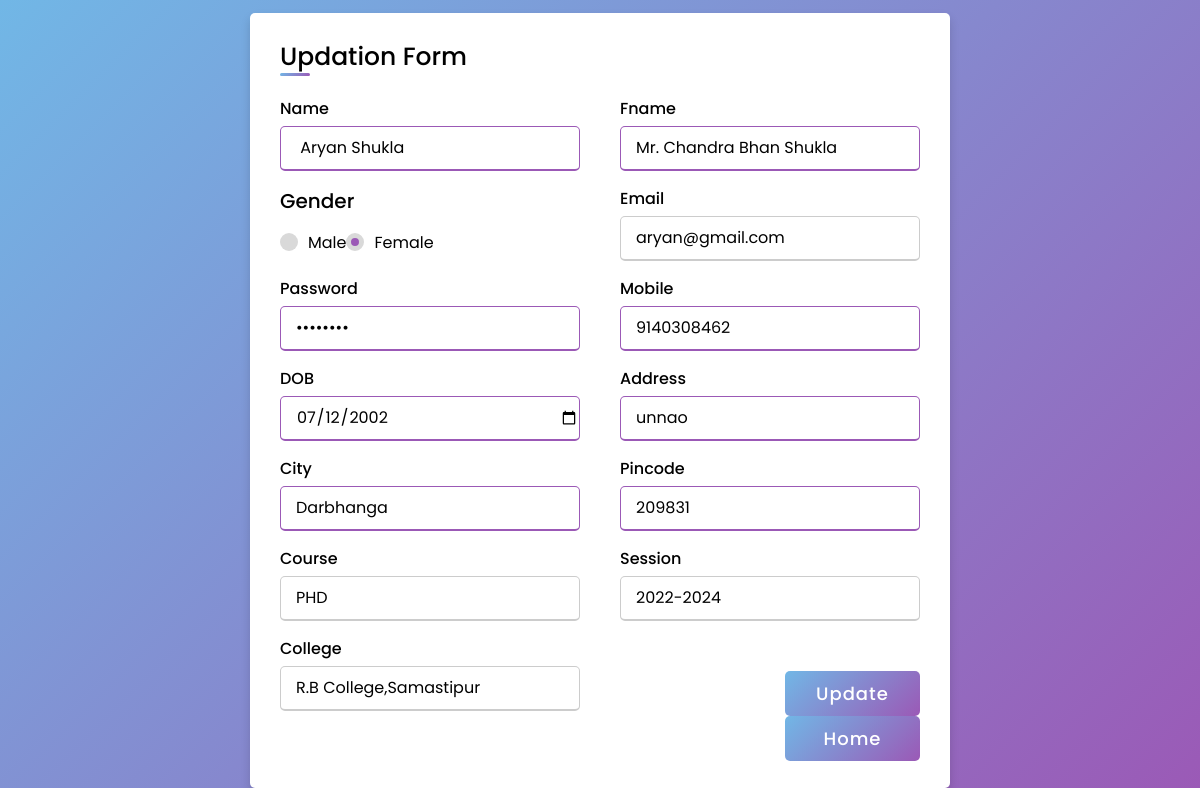
Page /update.php (signed in) on the committed database.
### tables this page shows
CREATE TABLE IF NOT EXISTS `tbl_user` (
  `uid` int NOT NULL AUTO_INCREMENT,
  `name` varchar(60) NOT NULL,
  `fname` varchar(60) NOT NULL,
  `gender` varchar(6) NOT NULL,
  `email` varchar(40) NOT NULL,
  `password` varchar(15) NOT NULL,
  `mobile` bigint NOT NULL,
  `dob` varchar(10) NOT NULL,
  `address` varchar(60) NOT NULL,
  `city` varchar(20) NOT NULL,
  `pincode` int NOT NULL,
  `course` varchar(20) NOT NULL,
  `sid` int NOT NULL,
  `cid` int NOT NULL,
  `status` varchar(1) NOT NULL,
  `dor` varchar(20) NOT NULL,
  `profile` varchar(30) NOT NULL,
  PRIMARY KEY (`uid`,`name`)
);

CREATE TABLE IF NOT EXISTS `tbl_session` (
  `sid` int NOT NULL AUTO_INCREMENT,
  `session` varchar(10) NOT NULL,
  `status` varchar(1) NOT NULL,
  `dor` varchar(10) NOT NULL,
  PRIMARY KEY (`sid`)
);

CREATE TABLE IF NOT EXISTS `tbl_college` (
  `cid` int NOT NULL AUTO_INCREMENT,
  `college` varchar(60) NOT NULL,
  `status` varchar(1) NOT NULL,
  `dor` varchar(10) NOT NULL,
  PRIMARY KEY (`cid`)
);

### update.php (the view, shortened to what this page needs)
<?php
include('connect.php');
 $email=$_SESSION['user'];
 $query="select * from tbl_user where email='$email'";
 $res=mysqli_query($con,$query);
 if($row=mysqli_fetch_array($res)){
 }
?>
<!DOCTYPE html>
<html lang="en" dir="ltr">
  <head>
   </head>
<body>
  <div class="container">
    <div class="title">Updation Form</div>
    <div class="content">
      <form action="ucode.php" method="post">
        <div class="user-details">
          <div class="input-box">
            <span class="details">Name</span>
            <input type="text" name="n" value="<?php echo $row['name'];?>">
          </div>
          <div class="input-box">
            <span class="details">Fname</span>
            <input type="text" name="f" value="<?php echo $row['fname'];?>">
          </div>
          <div class="gender-details">
           <span class="gender-title">Gender</span>
            <div class="category">
              <label for="dot-1">
              <span class="dot one"></span>
              <span class="gender">Male</span>
            </label>
            <label for="dot-2">
            <span class="dot two"></span>
            <span class="gender">Female</span>
            </label>
          </div>
            </div>
          <div class="input-box">
            <span class="details">Email</span>
            <input type="text" name="e" readonly value="<?php echo $row['email'];?>">
          </div>
          <div class="input-box">
            <span class="details">Password</span>
            <input type="password" name="p" value="<?php echo $row['password'];?>">
          </div>
          <div class="input-box">
            <span class="details">Mobile</span>
            <input type="text" name="m" value="<?php echo $row['mobile'];?>">
          </div>
          <div class="input-box">
            <span class="details">DOB</span>
            <input type="date" name="dob" value="<?php echo $row['dob'];?>">
          </div>
          <div class="input-box">
            <span class="details">Address</span>
            <input type="text" name="add" value="<?php echo $row['address'];?>">
          </div>
          <div class="input-box">
          <span class="details">City</span>
          <input type="text" name="city" value="<?php echo $row['city'];?>">
          </div>
          <div class="input-box">
            <span class="details">Pincode</span>
            <input type="text" name="pin" value="<?php echo $row['pincode'];?>">
          </div>
          <div class="input-box">
            <span class="details">Course</span>
            <input type="text" name="course" readonly value="<?php echo $row['course'];?>">
          </div>
          <div class="input-box">
            <span class="details">Session</span>
            <?php
            $sid=$row['sid'];
            $query2="select session from tbl_session where sid='$sid'";
            $res2=mysqli_query($con,$query2);
            if($row2=mysqli_fetch_array($res2)){
              $session=$row2['session'];
            }
            ?>
            <input type="text" name="session" readonly value="<?php echo $session;?>">
          </div>
          <div class="input-box">
            <span class="details">College</span>
            <?php
            $cid=$row['cid'];
            $query3="select college from tbl_college where cid='$cid'";
            $res3=mysqli_query($con,$query3);
            if($row3=mysqli_fetch_array($res3)){
              $college=$row3['college'];
            }
            ?>
            <input type="text" name="college" readonly value="<?php echo $college;?>">
          </div>
        <div class="button">
          <input type="submit" value="Update"/>
          <a href="index.php"><input type="button" value="Home"/></a>
        </div>
      </form>
    </div>
  </div>
</body>
</html>

### update.php (style rules this page uses)
* { margin: 0; padding: 0; box-sizing: border-box; font-family: 'Poppins',sans-serif; }
body { height: 100vh; display: flex; justify-content: center; align-items: center; padding: 10px; background: linear-gradient(135deg, #71b7e6, #9b59b6); }
.container { max-width: 700px; width: 100%; background-color: #fff; padding: 25px 30px; border-radius: 5px; box-shadow: 0 5px 10px rgba(0,0,0,0.15); }
.container .title { font-size: 25px; font-weight: 500; position: relative; }
.container .title::before { content: ""; position: absolute; left: 0; bottom: 0; height: 3px; width: 30px; border-radius: 5px; background: linear-gradient(135deg, #71b7e6, #9b59b6); }
.content form .user-details { display: flex; flex-wrap: wrap; justify-content: space-between; margin: 20px 0 12px 0; }
form .user-details .input-box { margin-bottom: 15px; width: calc(100% / 2 - 20px); }
form .input-box span.details { display: block; font-weight: 500; margin-bottom: 5px; }
.user-details .input-box input { height: 45px; width: 100%; outline: none; font-size: 16px; border-radius: 5px; padding-left: 15px; border: 1px solid #ccc; border-bottom-width: 2px; transition: all 0.3s ease; }
.user-details .input-box input:focus, .user-details .input-box input:valid { border-color: #9b59b6; }
form .gender-details .gender-title { font-size: 20px; font-weight: 500; }
form .category { display: flex; width: 80%; margin: 14px 0 ; justify-content: space-between; }
form .category label { display: flex; align-items: center; cursor: pointer; }
form .category label .dot { height: 18px; width: 18px; border-radius: 50%; margin-right: 10px; background: #d9d9d9; border: 5px solid transparent; transition: all 0.3s ease; }
#dot-1:checked ~ .category label .one, #dot-2:checked ~ .category label .two, #dot-3:checked ~ .category label .three { background: #9b59b6; border-color: #d9d9d9; }
form .button { height: 45px; margin: 35px 0 }
form .button input { height: 100%; width: 100%; border-radius: 5px; border: none; color: #fff; font-size: 18px; font-weight: 500; letter-spacing: 1px; cursor: pointer; transition: all 0.3s ease; background: linear-gradient(135deg, #71b7e6, #9b59b6); }

### rows in the picture
tbl_user: n "Aryan Shukla", f "Mr. Chandra Bhan Shukla", e "aryan@gmail.com", m "9140308462", dob "07/12/2002", add "unnao", city "Darbhanga", pin "209831", course "PHD"
tbl_session: session "2022-2024"
tbl_college: college "R.B College,Samastipur"
